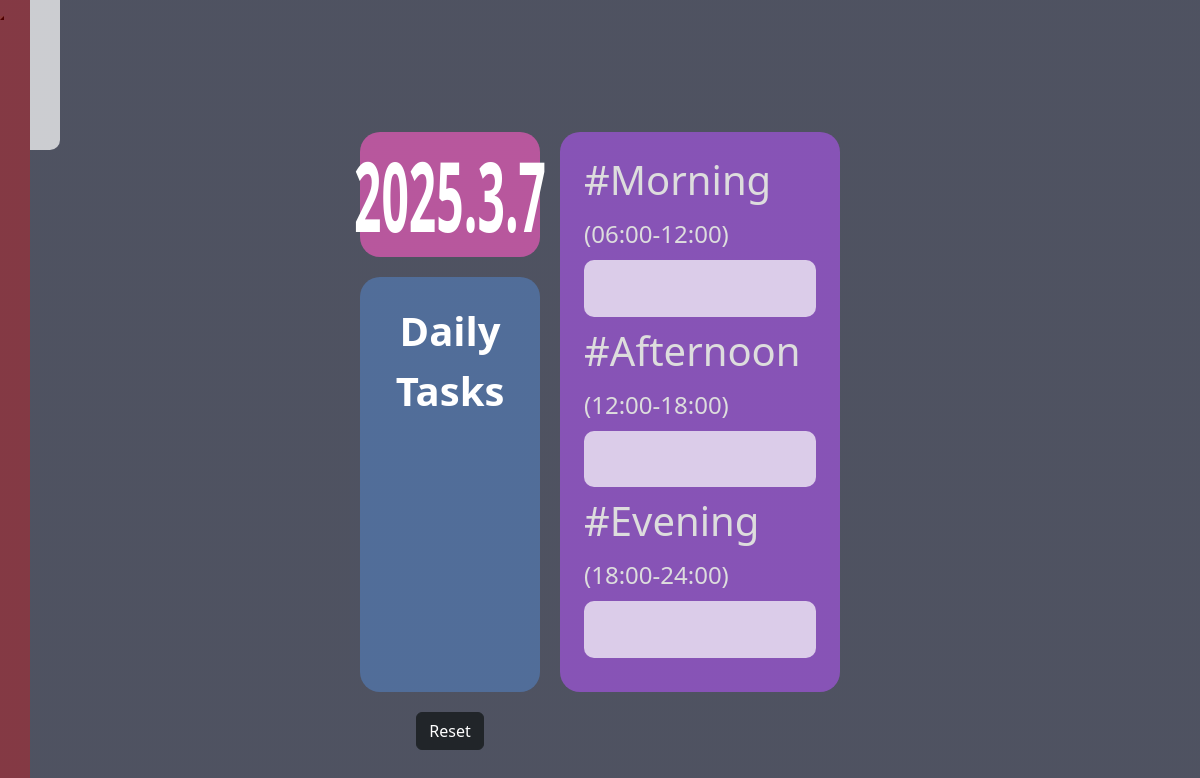
Before: /scheduler/daily/ (signed in) with the older database file.
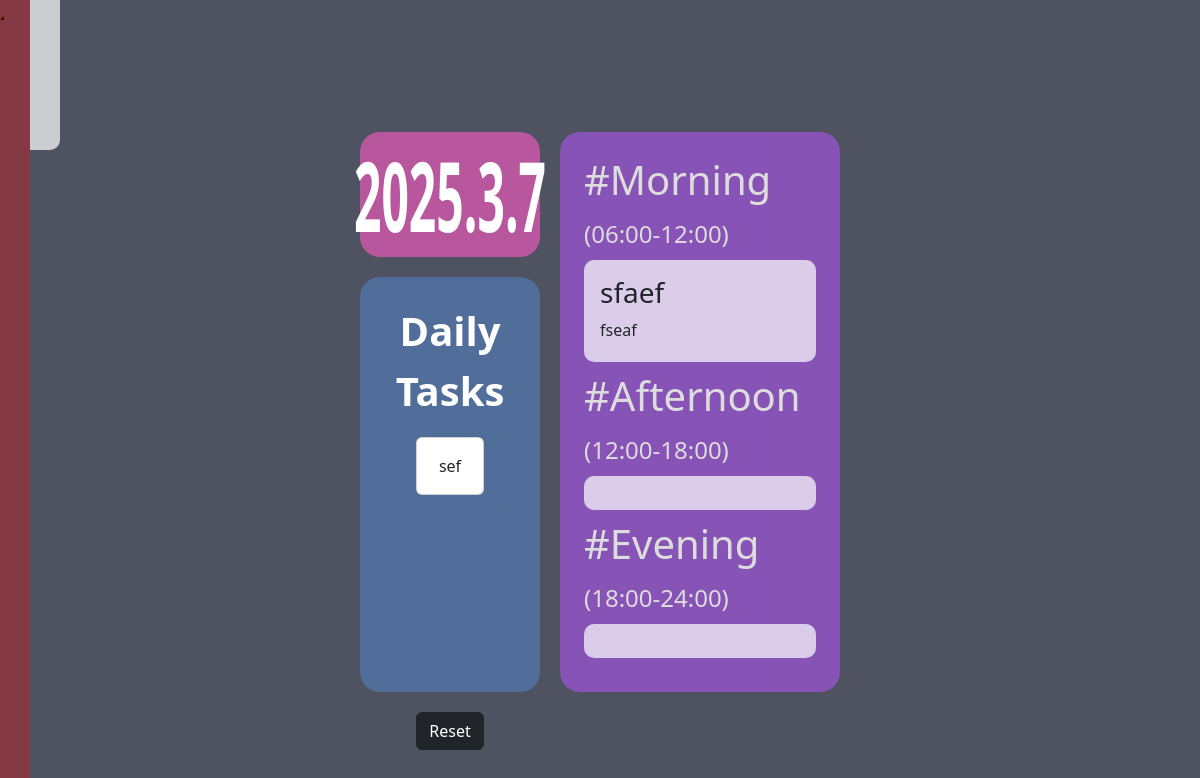
After: the same page with the newer database file.
### scheduler/models.py (models this page shows)
class DailyCheckbox(models.Model):
    user_id = models.IntegerField()
    task = models.CharField(max_length=30)
    checked = models.BooleanField(default=False)

class Tasks(models.Model):
    user_id = models.IntegerField()
    date = models.DateField()
    task_title = models.CharField(max_length=30)
    task_content = models.TextField()
    task_time = models.CharField(max_length=1)

### Web_Scheduler/custom.py (the view)
    def wrapper(request, *args, **kwargs):
        if request.session.get("user_id"):
            return view_func(request, *args, **kwargs)
        else:
            return redirect('/accounts/entrance/')

### Web_Scheduler/custom.py (called while the page is built)
def login_required_custom(view_func):
    def wrapper(request, *args, **kwargs):
        if request.session.get("user_id"):
            return view_func(request, *args, **kwargs)
        else:
            return redirect('/accounts/entrance/')
    return wrapper

### scheduler/templates/daily_task.html (shortened to what this page needs)
{% extends "sidebar_layout.html" %}
{% block content %}
<div class="x85vh center">
    <div class="daily-grid">
        <div class="left-top-item center">
            <div class="date-caption">{{ year }}.{{ month }}.{{ day }}</div>
        </div>
        <div class="left-bottom-item p-4">
            <div class="checkbox-caption">Daily Tasks</div>
            <div class="checkbox-content" id="checkboxList">
             {% for item in daily_checkbox %}
             <div class="card mb-3 {% if item.checked %} checked {% endif %}" type="button" id="dailyCheckbox" data-id="{{ item.id }}">
                <div class="card-body">{{ item.task }}</div>
             </div>
             {% endfor %}
            </div>
            <button id="reset" class="btn btn-dark">Reset</button>
        </div>
        <div class="right-item d-flex flex-column justify-content-between p-4">
            <h1 class="daily-title">#Morning <span style="font-size: 1.5rem;">(06:00-12:00)</span></h1>
            <div class="daily-item">
                {% if morning_task %}
                    <h3>{{ morning_task.task_title }}</h3>
                    <p>{{ morning_task.task_content }}</p>
                {% endif %}
            </div>
            <h1 class="daily-title">#Afternoon <span style="font-size: 1.5rem;">(12:00-18:00)</span></h1>
            <div class="daily-item">
            </div>
            <h1 class="daily-title">#Evening <span style="font-size: 1.5rem;">(18:00-24:00)</span></h1>
            <div class="daily-item">
            </div>
        </div>
    </div>
</div>
{% endblock %}

### scheduler/templates/sidebar_layout.html (shortened to what this page needs)
{% load static %}
<!DOCTYPE html>
<html lang="en">
<head>
    <link href="https://cdn.jsdelivr.net/npm/bootstrap@5.2.3/dist/css/bootstrap.min.css" rel="stylesheet">
    <link href="{% static 'css/style.css' %}" rel="stylesheet">
</head>
<body>
    <button onclick="toggleSidebar()">
        <nav class="sidebar d-flex flex-column">
        </nav>
    </button>
    <main class="container-fluid py-5 text-center">
        {% block content %}{% endblock %}
    </main>
</body>
</html>

### static/css/style.css (style rules this page uses)
* { margin: 0; padding: 0; box-sizing: border-box; }
.center { display: flex; justify-content: center; align-items: center; }
.x85vh { min-height: 85vh; width: 100%; }
body { min-height: 100vh; width: 100%; background-image: linear-gradient(rgba(4, 9, 30, 0.7), rgba(4, 9, 30, 0.7)), url(https://images.pexels.com/photos/167699/pexels-photo-167699.jpeg?auto=compress&cs=tinysrgb&w=1260&h=750&dpr=1); background-position: center; background-attachment: fixed; background-size: cover; position: relative; }
.sidebar { width: 200px; height: 100%; position: fixed; top: 0; left: -170px; padding: 30px; background-color: rgba(255, 0, 0, 0.3); color: #fff; transition: all 0.3s; z-index: 999; }
nav::after { content: ""; color: #fff; background-color: rgba(255, 255, 255, 0.71); width: 30px; height: 150px; border-radius: 0 0 10px 0; position: absolute; top: 0px; left: 200px; }
.daily-grid { width: 40vw; height: 70vh; display: grid; grid-template-columns: repeat(5, 1fr); grid-template-rows: repeat(4, 1fr); gap: 20px; }
.left-top-item { grid-column-start: 1; grid-column-end: 3; grid-row-start: 1; grid-row-end: 2; background-color: rgba(255, 91, 198, 0.596); border-radius: 20px; padding: 10px; }
.date-caption { width: 100%; height: 100%; display: flex; justify-content: center; align-items: center; color: rgb(255, 255, 255); font-size: 3rem; font-weight: 600; transform: scale(1, 2); }
.left-bottom-item { grid-column-start: 1; grid-column-end: 3; grid-row-start: 2; grid-row-end: 5; background-color: #5380be9a; border-radius: 20px; }
.checkbox-caption { color: #fff; font-size: 2.5rem; font-weight: 600; margin-bottom: 1rem; }
.checkbox-content { height: 75%; padding: 0 2rem; }
.right-item { grid-column-start: 3; grid-column-end: 6; grid-row-start: 1; grid-row-end: 5; background-color: #a855e7a3; border-radius: 20px; }
.daily-title { text-align: left; color: #ddd; }
.daily-item { height: 20%; width: 100%; background-color: rgba(255, 255, 255, 0.7); margin-bottom: 10px; border-radius: 10px; padding: 1rem; text-align: left; }

Changed rows visible on the page:
added DailyCheckbox: task "sef"
added Tasks: task_title "sfaef", task_content "fseaf"
